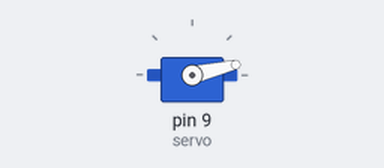
A sketch run on a simulated Arduino Uno, built with avr-gcc and run on an emulated ATmega328P. On the bench: servo.

Above: at 0.05 s.
At 1.25 s:
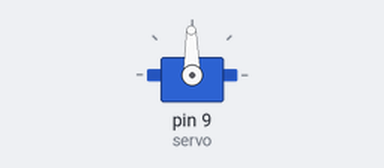
At 2.45 s:
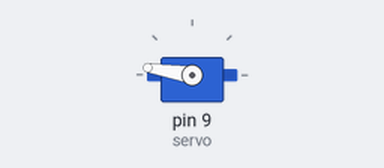
At 4.9 s:
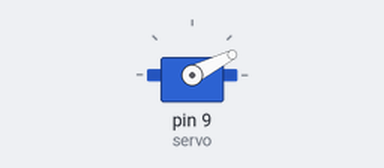
Timing chart, 0 to 6.7 s (numbered marks = the images above):
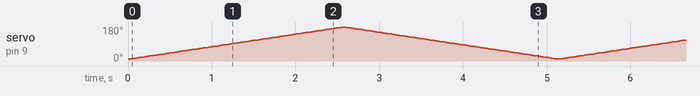

The sketch:

Knob.ino
```cpp
/*
 Controlling a servo position using a potentiometer (variable resistor)
 by Michal Rinott <http://people.interaction-ivrea.it/m.rinott>

 modified on 8 Nov 2013
 by Scott Fitzgerald
 http://www.arduino.cc/en/Tutorial/Knob
*/

#include <Servo.h>

Servo servo;  // create servo object to control a servo
int angle;

void setup() {
  angle = 10;
  servo.attach(9);  // attaches the servo on pin 9 to the servo object
  servo.write(angle);
}

void loop() {
 // scan from 0 to 180 degrees
  for(angle = 10; angle < 180; angle++)
  {
    servo.write(angle);
    delay(15);
  }
  // now scan back from 180 to 0 degrees
  for(angle = 180; angle > 10; angle--)
  {
    servo.write(angle);
    delay(15);
                      // waits for the servo to get there
  }
}
```
